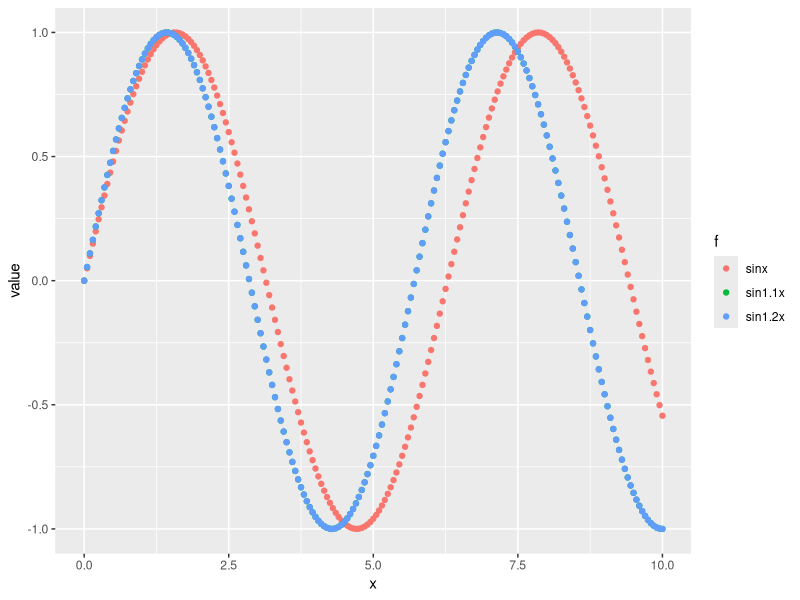
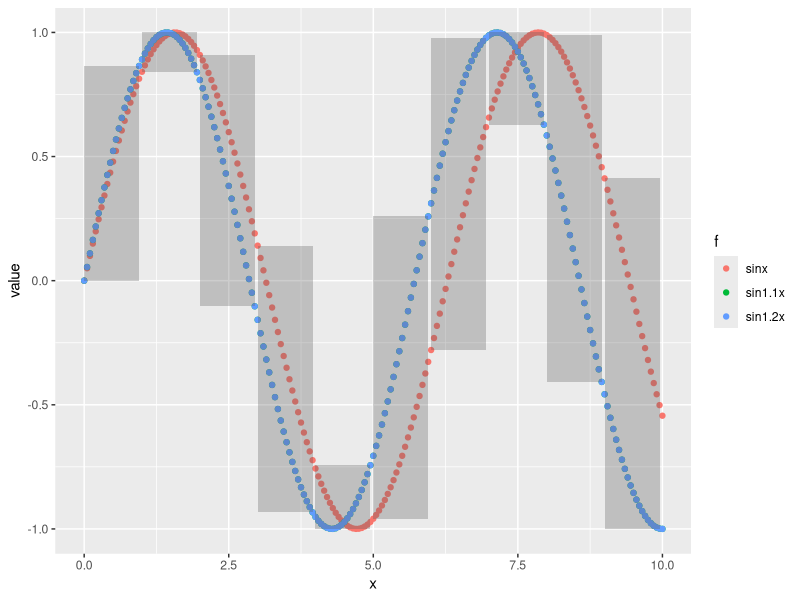

Here is the R script that generated these plots, in order:
## ---- chunk 1
# load some libraries
library(plyr)
library('ggplot2')
library('reshape2')
## ---- chunk 2
d <- data.frame(x=seq(0,10,by=0.05))
d$group <- floor(d$x)
d$sinx <- sin(d$x)
d$sin1.1x <- sin(1.1*d$x)
d$sin1.2x <- sin(1.1*d$x)

# move to long/thin frames to automate stuff
dM <- melt(d,id.vars=c('x','group'),variable.name='f')

ggplot(data=dM,aes(x=x,y=value,color=f)) +
  geom_point()


dN <- ddply(dM,'group',summarize,
            minX=min(x),maxX=max(x),
            max=max(value),min=min(value))
head(dN)

ggplot() +
  geom_point(data=dM,aes(x=x,y=value,color=f)) +
  geom_rect(data=dN,aes(xmin=minX,xmax=maxX,ymin=min,ymax=max),alpha=0.3)



